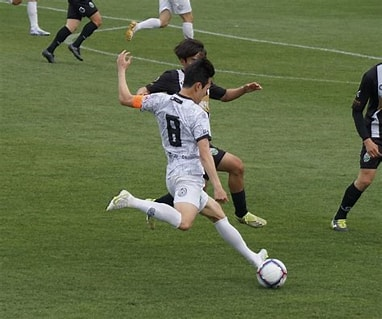
#> input picture 시작/soccer.jpg, 382 x 319 px
$ python Resize.py
#> lines starting #> are read from the running program, lines starting #| are printed output that depends on the picture
import cv2 as cv
import sys

img = cv.imread('soccer.jpg')
#> img is the input picture: shape (319, 382, 3); mean B, G, R 70.6, 109.6, 97.6

if img is None:
    sys.exit('파일을 찾을 수 없습니다.')

gray = cv.cvtColor(img,cv.COLOR_BGR2GRAY) # BGR 컬러 영상을 명암 영상으로 변환
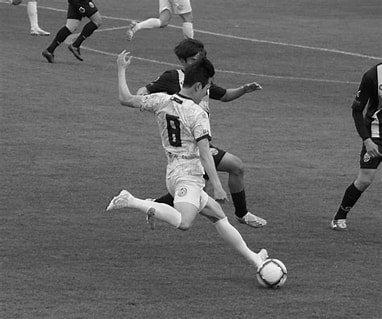
#> gray: shape (319, 382); min 0, max 255, mean 101.6
gray_small=cv.resize(gray,dsize=(0,0),fx=0.5,fy=0.5) # 반으로 축소
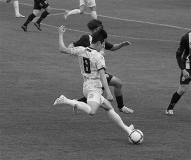
#> gray_small: shape (160, 191); min 5, max 245, mean 101.8
# dsize는 변환할 크기이고 (0,0)으로 지정하면 비율을 지정하는 fx,fy에 따른다. 가로 세로를 반으로 만든다.

cv.imwrite('soccer_gray.jpg',gray) # soccer_gray이라는 파일을 생성하고 gray 객체를 저장한다.
cv.imwrite('soccer_gray_small.jpg',gray_small)

cv.imshow("Color image",img)
cv.imshow("Gray Image",gray)
cv.imshow("Gray image small",gray_small)

cv.waitKey()
cv.destroyAllWindows()
